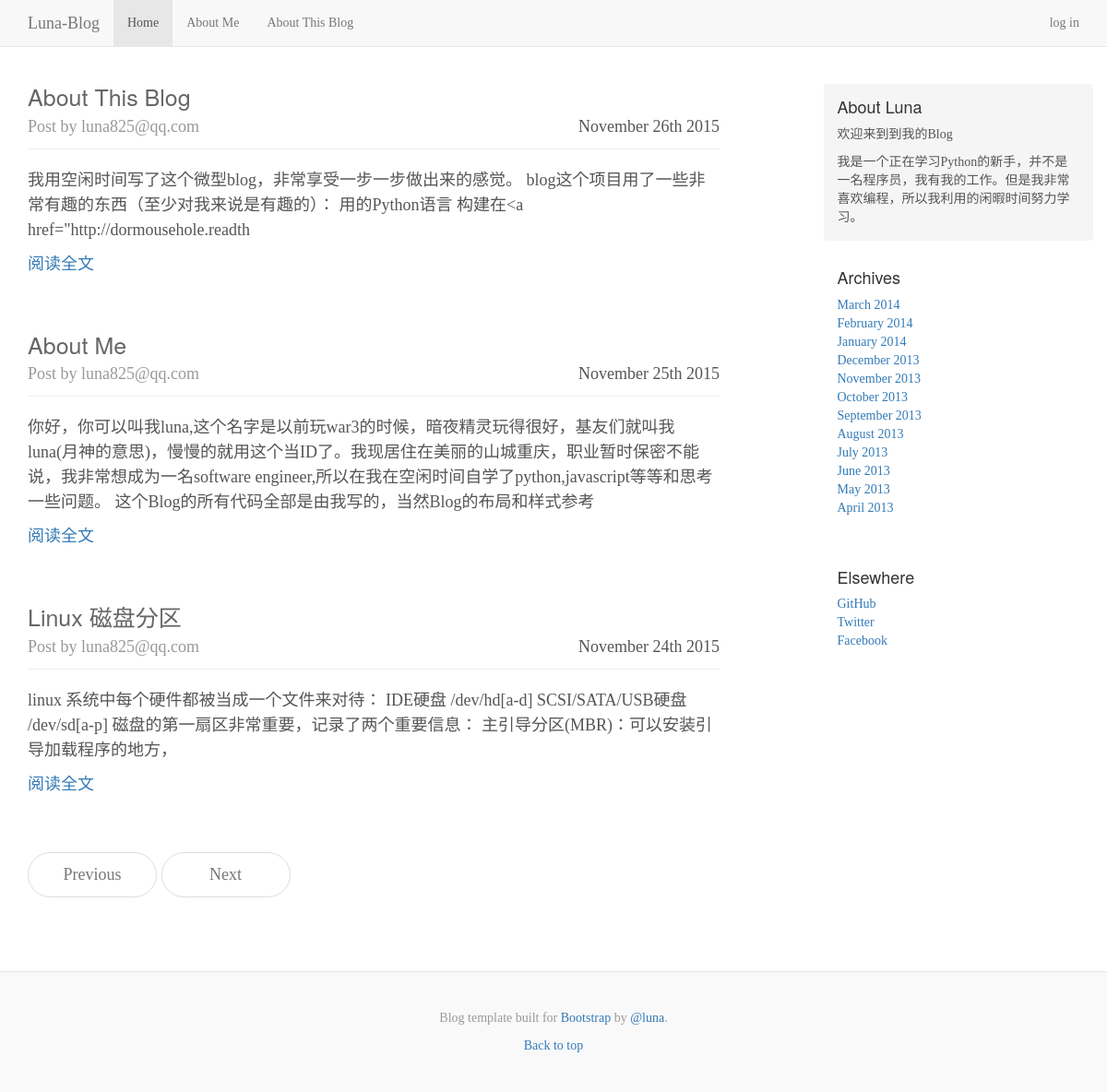
Before: / with the older database file.
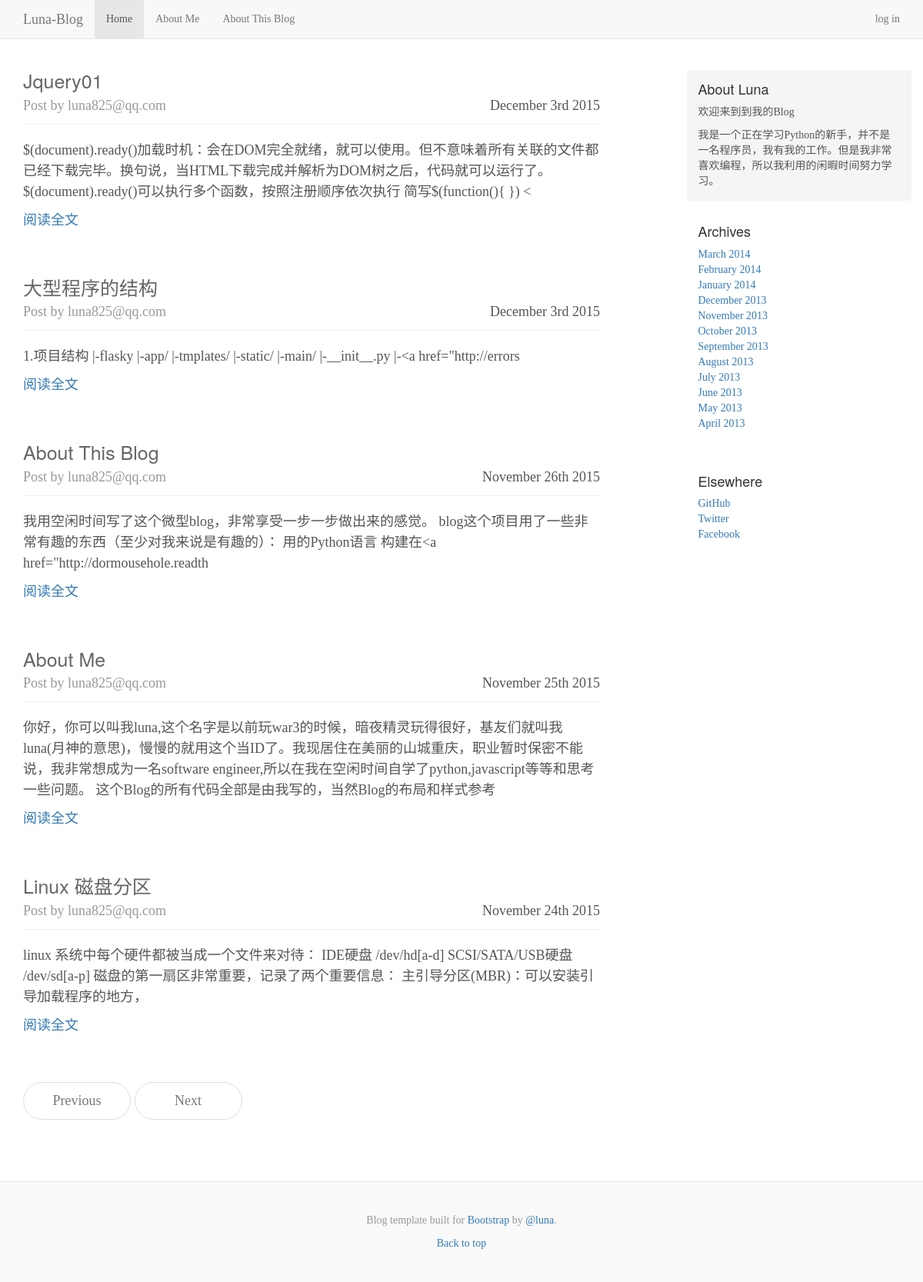
After: the same page with the newer database file.
### app/models.py (models this page shows, shortened)
class Post(db.Model):
	__tablename__ = 'posts'
	id = db.Column(db.Integer,primary_key=True)
	title=db.Column(db.String(128),index=True)
	body = db.Column(db.Text)
	body_html = db.Column(db.Text)
	timestamp = db.Column(db.DateTime,index = True,default=datetime.utcnow)
	author_id = db.Column(db.Integer,db.ForeignKey('administors.id'))

class Administor(db.Model,UserMixin):
	__tablename__ = 'administors'
	id = db.Column(db.Integer,primary_key=True)
	email = db.Column(db.String(64),unique=True,index=True)
	password_hash = db.Column(db.String(128))
	name = db.Column(db.String(64))
	location = db.Column(db.String(64))
	about_me = db.Column(db.Text())
	posts = db.relationship('Post',backref='author',lazy='dynamic')
	@property
	def password(self):
		raise AttributeError('不能读取密码！')

### app/main/views.py (the view)
@main.route('/')
def index():
    page = request.args.get('page',1,int)
    pagination = Post.query.order_by(Post.timestamp.desc()).paginate(
        page,per_page=current_app.config['FLASK_POSTS_PER_PAGE'],error_out=False)
    posts = pagination.items
    return render_template('index.html',posts=posts,digest=True,pagination=pagination)

### app/templates/index.html
{% extends "base.html" %}
{% block page_content %}
<div class="col-sm-8 blog-main">
{% include "_posts.html" %}
  <nav>
    <ul class="pager">
      <li {% if not pagination.has_prev %}class="disabled"{% endif%}><a href="{{url_for('main.index',page=pagination.page-1)}}">Previous</a></li>
      <li {% if not pagination.has_next %}class="disabled"{% endif%}><a href="{{url_for('main.index',page=pagination.page+1)}}">Next</a></li>
    </ul>
  </nav>
</div>
{% endblock %}

### app/templates/_posts.html
{% for post in posts %}
<div class="blog-post">
	<div class="blog-head">
    <h2 class="blog-post-title"><a href="{{url_for('main.post',id=post.id)}}">{{post.title.replace('-',' ') | title }}</a></h2>
    <p class="blog-post-date">{{ moment(post.timestamp).format('MMMM Do YYYY')}}</p>
     <p class="blog-post-meta"> Post by {{post.author.email}}</p>
     </div>
    {% if digest %}
		{% if post.body_html %}
		{{post.body_html[:200] | striptags }}
		{% else %}
		{{ post.body[:200]}}
		{% endif %}
	<div class="blog-read-all"><a href="{{url_for('main.post',id=post.id)}}">阅读全文</a></div>
	{% else %}
		{% if post.body_html %}
		{{post.body_html | safe }}
		{% else %}
		{{ post.body}}
		{% endif %}
	{% endif %}
</div>
{% endfor %}

Changed rows visible on the page:
added Post: title.replace "Jquery01", timestamp "December 3rd 2015", author.email "luna825@qq.com", body_html "$(document).ready()加载时机：会在DOM完全就绪，就可以使用。但不意味着所有关联的文件都已经下载完毕。换句说，当HTML下载完成并解析为DOM树之后，代码就可以运行了。 $(document).ready()可以执行多个函数，按照注册顺序依次执行 简写$(function(){ }) <"
added Post: title.replace "大型程序的结构", timestamp "December 3rd 2015", author.email "luna825@qq.com", body_html "1.项目结构 |-flasky |-app/ |-tmplates/ |-static/ |-main/ |-__init__.py |-<a href=\"http://errors"
